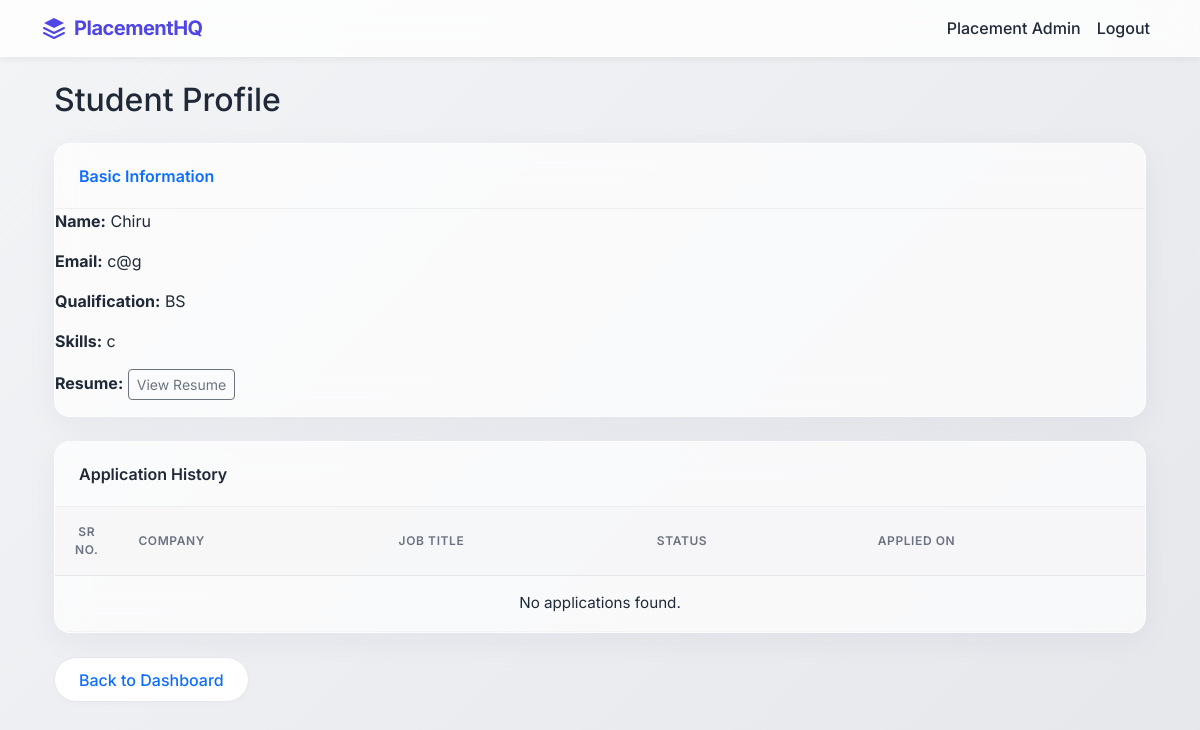
Page /admin/student/15 (signed in) on the committed database.
### backend/models.py (models this page shows, shortened)
class User(db.Model, UserMixin):
    __tablename__ = "user"
    id = db.Column(db.Integer, primary_key=True)
    full_name = db.Column(db.String(100), nullable=False)
    email = db.Column(db.String(120), unique=True, nullable=False)
    password = db.Column(db.String(200), nullable=False)
    role = db.Column(db.String(20), nullable=False)
    is_active = db.Column(db.Boolean, default=True)
    created_at = db.Column(db.DateTime, default=datetime.utcnow)
    company_profile = db.relationship(
        "CompanyProfile", backref="user", uselist=False, cascade="all, delete"
    )
    student_profile = db.relationship(
        "StudentProfile", backref="user", uselist=False, cascade="all, delete"
    )
    applications = db.relationship(
        "Application", backref="student", cascade="all, delete", lazy=True
    )

class StudentProfile(db.Model):
    __tablename__ = "student_profile"
    id = db.Column(db.Integer, primary_key=True)
    qualification = db.Column(db.String(100), nullable=False)
    skills = db.Column(db.String(250))
    resume_path = db.Column(db.String(250))
    is_blacklisted = db.Column(db.Boolean, default=False)
    user_id = db.Column(
        db.Integer, db.ForeignKey("user.id", ondelete="CASCADE"), nullable=False
    )

### backend/controllers.py (the view)
@bp.route("/admin/student/<int:id>")
@login_required
@role_required("ADMIN")
def admin_view_student(id):
    student = User.query.get_or_404(id)
    profile = StudentProfile.query.filter_by(user_id=id).first()
    applications = Application.query.filter_by(student_id=id).all()
    return render_template(
        "admin_view_student.html",
        student=student,
        profile=profile,
        applications=applications
    )

### backend/__init__.py (called while the page is built)
def create_app():
    app = Flask(__name__, template_folder="../templates", static_folder="../static")
    app.config["SQLALCHEMY_DATABASE_URI"] = os.getenv(
        "DATABASE_URL",
        "sqlite:///PLACEMENT_PORTAL.sqlite3"
    )
    app.config["SQLALCHEMY_TRACK_MODIFICATIONS"] = False
    app.config["SECRET_KEY"] = os.getenv("SECRET_KEY", "placement_secret_key")
    app.debug = True
    db.init_app(app)
    login_manager = LoginManager()
    login_manager.login_view = "main.login"
    login_manager.init_app(app)
    @login_manager.user_loader
    def load_user(user_id):
        return User.query.get(int(user_id))
    from .controllers import bp
    app.register_blueprint(bp)
    from .api import api_bp
    app.register_blueprint(api_bp)
    return app

### backend/controllers.py (called while the page is built)
def role_required(role):
    def decorator(f):
        @wraps(f)
        def decorated_function(*args, **kwargs):
            if not current_user.is_authenticated:
                return redirect(url_for('main.login'))
            if current_user.role != role:
                flash("You do not have permission to view this page.", "danger")
                return redirect(url_for('main.login'))
            return f(*args, **kwargs)
        return decorated_function
    return decorator

### templates/admin_view_student.html (shortened to what this page needs)
{% extends "base.html" %}
{% block content %}
<div class="container mt-4">
    <h2 class="mb-4">Student Profile</h2>
    <div class="glass-card mb-4 animate-fade-in">
        <div class="glass-header text-primary">
            Basic Information
        </div>
        <div class="card-body">
            <p><strong>Name:</strong> {{ student.full_name }}</p>
            <p><strong>Email:</strong> {{ student.email }}</p>
            <p><strong>Qualification:</strong> {{ profile.qualification }}</p>
            <p><strong>Skills:</strong> {{ profile.skills }}</p>
            {% if profile.resume_path %}
                <p>
                    <strong>Resume:</strong>
                    <a href="{{ url_for('static', filename=profile.resume_path) }}"
                       target="_blank"
                       class="btn btn-sm btn-outline-secondary">
                        View Resume
                    </a>
                </p>
            {% else %}
                <p><strong>Resume:</strong> Not Uploaded</p>
            {% endif %}
        </div>
    </div>
    <div class="glass-card animate-fade-in">
        <div class="glass-header">
            Application History
        </div>
        <div class="card-body">
            <div class="table-responsive">
            <table class="table-modern">
                <thead >
                <tr>
                    <th class="text-center" style="width: 60px;">Sr No.</th>
                    <th>Company</th>
                    <th>Job Title</th>
                    <th>Status</th>
                    <th>Applied On</th>
                </tr>
                </thead>
                <tbody>
                {% for app in applications %}
                <tr>
                    <td class="text-center">{{ loop.index }}</td>
                    <td>{{ app.placement_drive.company.company_name }}</td>
                    <td>{{ app.placement_drive.job_title }}</td>
                    <td>
                        {% if app.status == "SELECTED" %}
                            <span class="badge badge-soft-success">{{ app.status }}</span>
                        {% elif app.status == "REJECTED" %}
                            <span class="badge badge-soft-danger">{{ app.status }}</span>
                        {% elif app.status == "SHORTLISTED" %}
                            <span class="badge badge-soft-primary">{{ app.status }}</span>
                        {% else %}
                            <span class="badge badge-soft-secondary">{{ app.status }}</span>
                        {% endif %}
                    </td>
                    <td>{{ app.application_date.strftime('%d %b %Y') }}</td>
                </tr>
                {% else %}
                <tr>
                    <td colspan="5" class="text-center">
                        No applications found.
                    </td>
                </tr>
                {% endfor %}
                </tbody>
            </table>
            </div>
        </div>
    </div>
    <a href="{{ url_for('main.admin_dashboard') }}"
       class="btn btn-secondary-premium text-primary mt-4">
        Back to Dashboard
    </a>
</div>
{% endblock %}

### templates/base.html (shortened to what this page needs)
<!DOCTYPE html>
<html lang="en">
<head>
    <link
      href="https://cdn.jsdelivr.net/npm/bootstrap@5.3.2/dist/css/bootstrap.min.css"
      rel="stylesheet"
    >
    <link rel="stylesheet" href="{{ url_for('static', filename='css/styles.css') }}">
</head>
<body class="{% block body_class %}{% endblock %}">
<nav class="navbar navbar-expand-lg navbar-glass">
    <div class="container">
        <a class="navbar-brand d-flex align-items-center" href="/">
            <svg class="me-2" width="24" height="24" viewBox="0 0 24 24" fill="none" xmlns="http://www.w3.org/2000/svg">
                <path d="M12 2L2 7L12 12L22 7L12 2Z" fill="#4F46E5"/>
                <path d="M2 17L12 22L22 17M2 12L12 17L22 12" stroke="#4F46E5" stroke-width="2" stroke-linecap="round" stroke-linejoin="round"/>
            </svg>
            PlacementHQ
        </a>
        <div class="collapse navbar-collapse">
            <ul class="navbar-nav ms-auto">
                {% if current_user.is_authenticated %}
                    <li class="nav-item">
                        <span class="nav-link">
                            {{ current_user.full_name }}
                        </span>
                    </li>
                    <li class="nav-item">
                        <a class="nav-link" href="{{ url_for('main.logout') }}">Logout</a>
                    </li>
                {% else %}
                    <li class="nav-item">
                        <a class="nav-link" href="{{ url_for('main.login') }}">Login</a>
                    </li>
                {% endif %}
            </ul>
        </div>
    </div>
</nav>
<div class="container mt-4">
    {% block content %}{% endblock %}
</div>
</body>
</html>

### static/css/styles.css (style rules this page uses)
:root { --primary: #4F46E5; --primary-hover: #4338CA; --secondary: #10B981; --secondary-hover: #059669; --accent: #8B5CF6; --dark-text: #1F2937; --muted-text: #6B7280; --background-start: #F3F4F6; --background-end: #E5E7EB; --glass-bg: rgba(255, 255, 255, 0.7); --glass-border: rgba(255, 255, 255, 0.5); --glass-shadow: 0 8px 32px 0 rgba(31, 38, 135, 0.05); --font-main: 'Inter', system-ui, -apple-system, sans-serif; --border-radius-sm: 8px; --border-radius-md: 12px; --border-radius-lg: 16px; --border-radius-pill: 50px; }
body { font-family: var(--font-main); color: var(--dark-text); background: linear-gradient(135deg, var(--background-start) 0%, var(--background-end) 100%); background-attachment: fixed; min-height: 100vh; margin: 0; padding: 0; overflow-x: hidden; }
.animate-fade-in { animation: fadeInUp 0.6s cubic-bezier(0.16, 1, 0.3, 1) forwards; }
.navbar-glass { background: rgba(255, 255, 255, 0.8) !important; backdrop-filter: blur(12px); -webkit-backdrop-filter: blur(12px); border-bottom: 1px solid var(--glass-border); box-shadow: 0 4px 6px -1px rgba(0, 0, 0, 0.05); position: sticky; top: 0; z-index: 1000; transition: all 0.3s ease; }
.navbar-glass .navbar-brand { font-weight: 700; color: var(--primary) !important; letter-spacing: -0.5px; }
.navbar-glass .nav-link { color: var(--dark-text) !important; font-weight: 500; transition: color 0.2s ease; }
.glass-card { background: var(--glass-bg); backdrop-filter: blur(16px); -webkit-backdrop-filter: blur(16px); border: 1px solid var(--glass-border); border-radius: var(--border-radius-lg); box-shadow: var(--glass-shadow); transition: transform 0.3s ease, box-shadow 0.3s ease; overflow: hidden; }
.glass-header { background: transparent !important; border-bottom: 1px solid rgba(0,0,0,0.05); padding: 1.25rem 1.5rem; font-weight: 600; color: var(--dark-text); }
.btn-secondary-premium { background: white; color: var(--dark-text); border: 1px solid #E5E7EB; border-radius: var(--border-radius-pill); padding: 0.6rem 1.5rem; font-weight: 500; transition: all 0.3s ease; box-shadow: 0 2px 4px rgba(0,0,0,0.02); }
.table-modern { width: 100%; border-collapse: separate; border-spacing: 0; background: transparent; }
.table-modern th { background: rgba(243, 244, 246, 0.5); color: var(--muted-text); font-weight: 600; font-size: 0.75rem; text-transform: uppercase; letter-spacing: 0.05em; padding: 1rem 1.25rem; border-bottom: 1px solid #E5E7EB; }
.table-modern td { padding: 1rem 1.25rem; vertical-align: middle; border-bottom: 1px solid #F3F4F6; color: var(--dark-text); font-size: 0.95rem; }
.table-modern tbody tr { transition: background-color 0.2s ease; }

### rows in the picture
User: full_name "Placement Admin"
User: full_name "Chiru", email "c@g"
StudentProfile: qualification "BS", skills "c"
